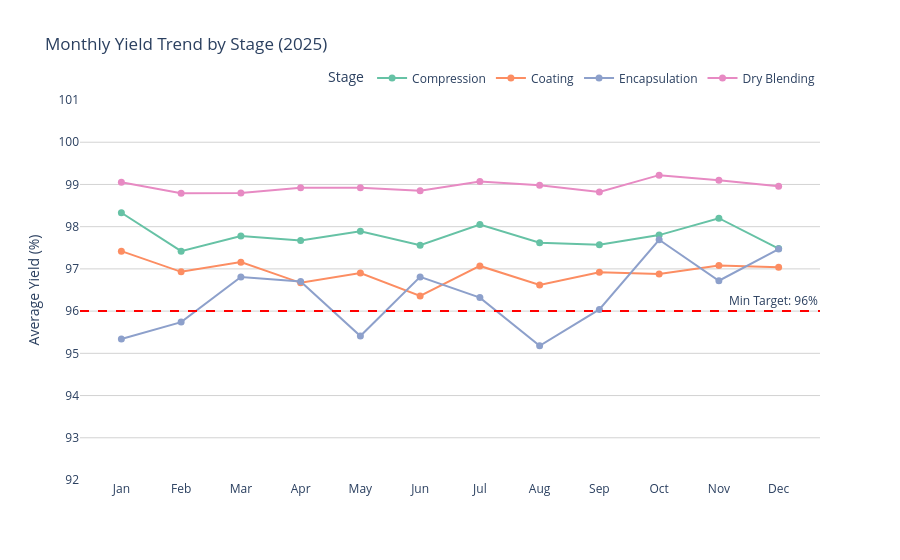

The code cell stored with this chart in its notebook:
### Code cell
stage_labels = {
    'dry_blending': 'Dry Blending',
    'compression': 'Compression',
    'coating': 'Coating',
    'encapsulation': 'Encapsulation'
}

df_monthly_yield_trend['stage_label'] = df_monthly_yield_trend['stage'].map(stage_labels)

fig = px.line(
    df_monthly_yield_trend,
    x='month_short',
    y='avg_yield_pct',
    color='stage_label',
    title='Monthly Yield Trend by Stage (2025)',
    labels={
        'avg_yield_pct': 'Average Yield (%)',
        'month_short': '',
        'stage_label': 'Stage'
    },
    markers=True,
    color_discrete_sequence=px.colors.qualitative.Set2
)

fig.add_hline(
    y=96,
    line_dash='dash',
    line_color='red',
    annotation_text='Min Target: 96%',
    annotation_position='top right'
)

fig.update_traces(marker=dict(size=7))
fig.update_layout(
    plot_bgcolor='white',
    xaxis=dict(showgrid=False),
    yaxis=dict(showgrid=True, gridcolor='lightgrey',
               title='Average Yield (%)', range=[92, 101]),
    legend=dict(orientation='h', yanchor='bottom', y=1.02, xanchor='right', x=1)
)
fig.show()

### Figure 1 — Plotly figure (JSON) as saved in the notebook; plotly's stock layout.template omitted (floating-point values rounded to 4 significant figures)
{"data": [{"hovertemplate": "Stage=Compression<br>=%{x}<br>Average Yield (%)=%{y}<extra></extra>", "legendgroup": "Compression", "line": {"color": "rgb(102,194,165)", "dash": "solid"}, "marker": {"size": 7, "symbol": "circle"}, "mode": "lines+markers", "name": "Compression", "orientation": "v", "showlegend": true, "type": "scatter", "x": ["Jan", "Feb", "Mar", "Apr", "May", "Jun", "Jul", "Aug", "Sep", "Oct", "Nov", "Dec"], "xaxis": "x", "y": [98.33, 97.42, 97.78, 97.67, 97.89, 97.56, 98.05, 97.62, 97.57, 97.8, 98.2, 97.48], "yaxis": "y"}, {"hovertemplate": "Stage=Coating<br>=%{x}<br>Average Yield (%)=%{y}<extra></extra>", "legendgroup": "Coating", "line": {"color": "rgb(252,141,98)", "dash": "solid"}, "marker": {"size": 7, "symbol": "circle"}, "mode": "lines+markers", "name": "Coating", "orientation": "v", "showlegend": true, "type": "scatter", "x": ["Jan", "Feb", "Mar", "Apr", "May", "Jun", "Jul", "Aug", "Sep", "Oct", "Nov", "Dec"], "xaxis": "x", "y": [97.42, 96.93, 97.16, 96.67, 96.9, 96.36, 97.07, 96.62, 96.92, 96.88, 97.08, 97.04], "yaxis": "y"}, {"hovertemplate": "Stage=Encapsulation<br>=%{x}<br>Average Yield (%)=%{y}<extra></extra>", "legendgroup": "Encapsulation", "line": {"color": "rgb(141,160,203)", "dash": "solid"}, "marker": {"size": 7, "symbol": "circle"}, "mode": "lines+markers", "name": "Encapsulation", "orientation": "v", "showlegend": true, "type": "scatter", "x": ["Jan", "Feb", "Mar", "Apr", "May", "Jun", "Jul", "Aug", "Sep", "Oct", "Nov", "Dec"], "xaxis": "x", "y": [95.34, 95.74, 96.81, 96.7, 95.41, 96.81, 96.32, 95.18, 96.04, 97.69, 96.72, 97.47], "yaxis": "y"}, {"hovertemplate": "Stage=Dry Blending<br>=%{x}<br>Average Yield (%)=%{y}<extra></extra>", "legendgroup": "Dry Blending", "line": {"color": "rgb(231,138,195)", "dash": "solid"}, "marker": {"size": 7, "symbol": "circle"}, "mode": "lines+markers", "name": "Dry Blending", "orientation": "v", "showlegend": true, "type": "scatter", "x": ["Jan", "Feb", "Mar", "Apr", "May", "Jun", "Jul", "Aug", "Sep", "Oct", "Nov", "Dec"], "xaxis": "x", "y": [99.05, 98.79, 98.8, 98.92, 98.92, 98.85, 99.07, 98.98, 98.82, 99.22, 99.1, 98.96], "yaxis": "y"}], "layout": {"annotations": [{"showarrow": false, "text": "Min Target: 96%", "x": 1, "xanchor": "right", "xref": "x domain", "y": 96, "yanchor": "bottom", "yref": "y"}], "legend": {"orientation": "h", "title": {"text": "Stage"}, "tracegroupgap": 0, "x": 1, "xanchor": "right", "y": 1.02, "yanchor": "bottom"}, "plot_bgcolor": "white", "shapes": [{"line": {"color": "red", "dash": "dash"}, "type": "line", "x0": 0, "x1": 1, "xref": "x domain", "y0": 96, "y1": 96, "yref": "y"}], "title": {"text": "Monthly Yield Trend by Stage (2025)"}, "xaxis": {"anchor": "y", "domain": [0, 1], "showgrid": false, "title": {"text": ""}}, "yaxis": {"anchor": "x", "domain": [0, 1], "gridcolor": "lightgrey", "range": [92, 101], "showgrid": true, "title": {"text": "Average Yield (%)"}}}}
